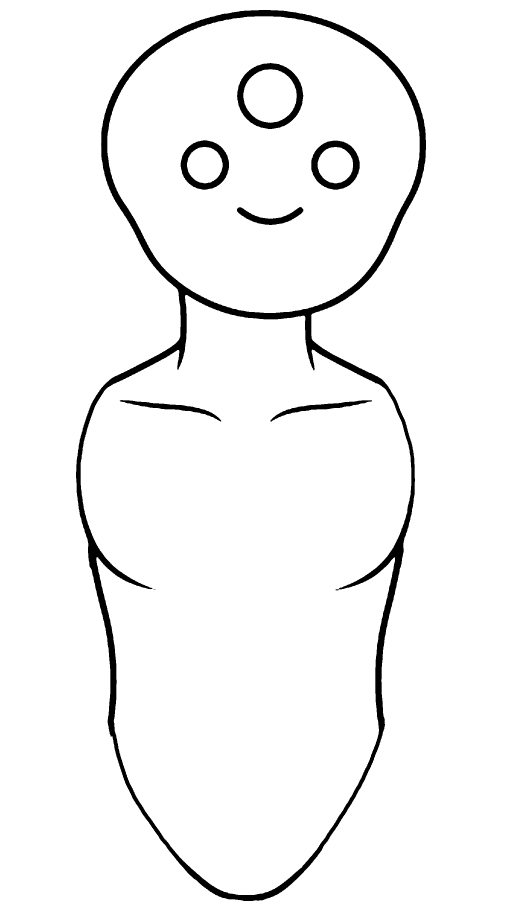
#> input picture groodle/art-src/body/torso.png, 1547 x 2749 px (shown at 1/3 size)
$ python fit_standing.py
#> lines starting #> are read from the running program, lines starting #| are printed output that depends on the picture; after the words box and inside, x2 and y2 are one past the last pixel; in counts of white or black regions, pixels touching at a corner belong together
"""Solve the rig's joint anchors so the STANDING doll matches the original
full-figure drawing as closely as possible.

The parts were drawn separately, so their pin positions were my guess. The
original drawing is ground truth for what he looks like standing, so fit to
it: rasterise both, maximise IoU over the anchor offsets and rest angles.
Left/right stay mirrored so he cannot come out lopsided.
"""
import math, json, os, sys
import numpy as np, cv2
from PIL import Image

REPO = os.path.dirname(os.path.dirname(
    os.path.dirname(os.path.abspath(__file__))))
ART = os.path.join(REPO, 'groodle', 'art-src', 'body')
ORIGINAL = os.path.join(ART, 'original-full-figure.png')
W, H = 400, 600


def solid_of(path):
#> called with path = 'groodle/art-src/body/torso.png'
    a = np.array(Image.open(path).convert('L'))
#> a is the input picture: shape (2749, 1547); 96% white; 8 black regions (1 under 20 px), largest, box (x1, y1, x2, y2) and area: (228, 30, 1278, 2703) 131167, (711, 189, 910, 387) 10500, (934, 422, 1079, 569) 7684
    ink = (a < 120).astype(np.uint8)
    n, lab, st, _ = cv2.connectedComponentsWithStats(ink, 8)
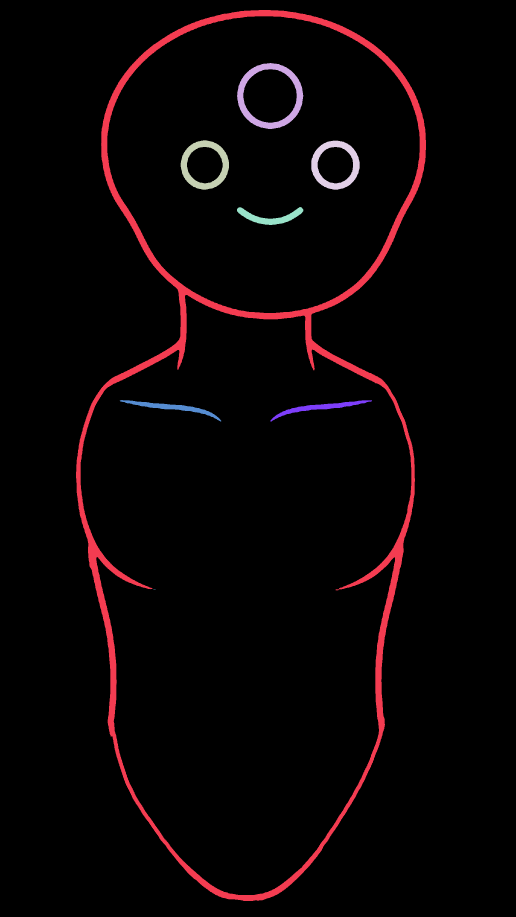
#> lab: shape (2749, 1547) int32 (shown at 1/3 size); 9 distinct labels, from 0 to 8; one colour per label, 0 black
#> n = 9; st = [[0, 0, 1547, 2749, 4084135], [228, 30, 1050, 2673, 131167], [711, 189, 199, 198, 10500], [542, 421, 145, 148, 7634], [934, 422, 145, 147, 7684], [711, 621, 199, 54, 3944], [359, 1200, 305, 65, 3815], [811, 1201, 305, 64, 3817], [460, 1769, 7, 1, 7]]
    main = (lab == 1 + int(np.argmax(st[1:, cv2.CC_STAT_AREA]))).astype(np.uint8)
#> main: shape (2749, 1547); values 0 (black) and 1 (white), 3.1% white; 1 white region, box (x1, y1, x2, y2) and area: (228, 30, 1278, 2703) 131167
    ff = main.copy()
    cv2.floodFill(ff, np.zeros((main.shape[0] + 2, main.shape[1] + 2), np.uint8), (0, 0), 1)
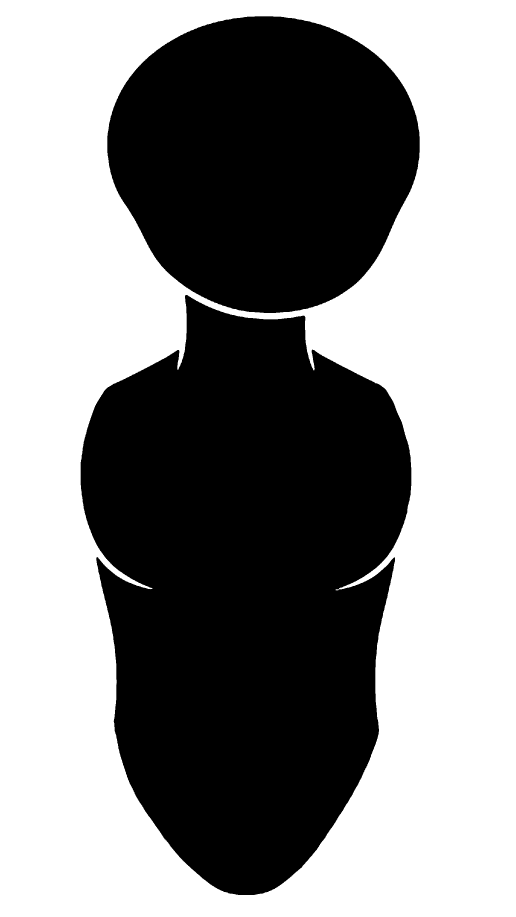
#> ff: shape (2749, 1547) (shown at 1/3 size); values 0 (black) and 1 (white), 54.8% white; 2 black regions, box (x1, y1, x2, y2) and area: (242, 885, 1234, 2685) 1275115, (322, 49, 1259, 939) 645580
    s = ((ff == 0) | (main == 1)).astype(np.uint8)
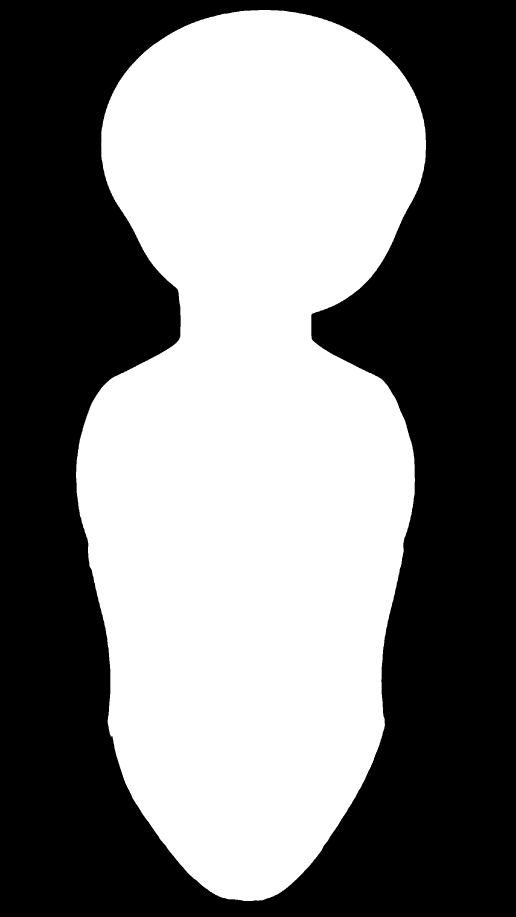
#> s: shape (2749, 1547) (shown at 1/3 size); values 0 (black) and 1 (white), 48.2% white; 1 white region, box (x1, y1, x2, y2) and area: (228, 30, 1278, 2703) 2051862
    return cv2.morphologyEx(s, cv2.MORPH_CLOSE, np.ones((5, 5), np.uint8))
#> returned value: shape (2749, 1547); values 0 (black) and 1 (white), 48.2% white; 1 white region


def rings_of(mask, eps=1.6, min_area=60):
    cs, _ = cv2.findContours(mask, cv2.RETR_EXTERNAL, cv2.CHAIN_APPROX_NONE)
    out = []
    for c in cs:
        if cv2.contourArea(c) < min_area:
            continue
        p = cv2.approxPolyDP(c, eps, True).reshape(-1, 2)
        if len(p) >= 3:
            out.append(p.astype(np.float64))
    return out


def head_width(mask):
    return max((np.nonzero(mask[y])[0].max() - np.nonzero(mask[y])[0].min())
               for y in range(mask.shape[0] // 3) if mask[y].any())


# ---- the three parts, pinned at their own origins (same as trace_rig.py) ----
HEAD_D, ARM_LEN, LEG_LEN = 116.0, 217.0, 210.0
PARTS = {}
for name, f, in (('torso', 'torso.png'), ('arm', 'arm.png'), ('leg', 'leg.png')):
    m = solid_of(os.path.join(ART, f))
    ys, xs = np.nonzero(m)
    x0, x1, y0, y1 = xs.min(), xs.max(), ys.min(), ys.max()
#> x0 = 228; x1 = 1277; y0 = 30; y1 = 2702
    s = HEAD_D / head_width(m) if name == 'torso' else \
        (ARM_LEN if name == 'arm' else LEG_LEN) / (y1 - y0)
#> s = 0.119
    py = y0 + (y1 - y0) * (0.0 if name == 'torso' else 0.055)
#> py = 30
    row = np.nonzero(m[int(round(py))])[0]
#> row = 36 values from 776 to 811
    px = (row.min() + row.max()) / 2
#> px = 793.5
    PARTS[name] = [(r - [px, py]) * s for r in rings_of(m)]
#> in rings_of, `cs, _ = cv2.findContours(mask, cv2.RETR_EXTERNAL, cv2.CHAIN_APPROX_NONE)`: cs = 1 contour; box (x1, y1, x2, y2) and area: (228, 30, 1278, 2703) 2048732
#> the loop in rings_of, `for c in cs:` made 1 pass
#> after the loop in rings_of, `for c in cs:`: out = 1 point arrays, longest 133 points
#> pass 2 of the loop `for name, f, in (('torso', 'torso.png'), ('arm', 'arm.png'), ('leg', '..`:
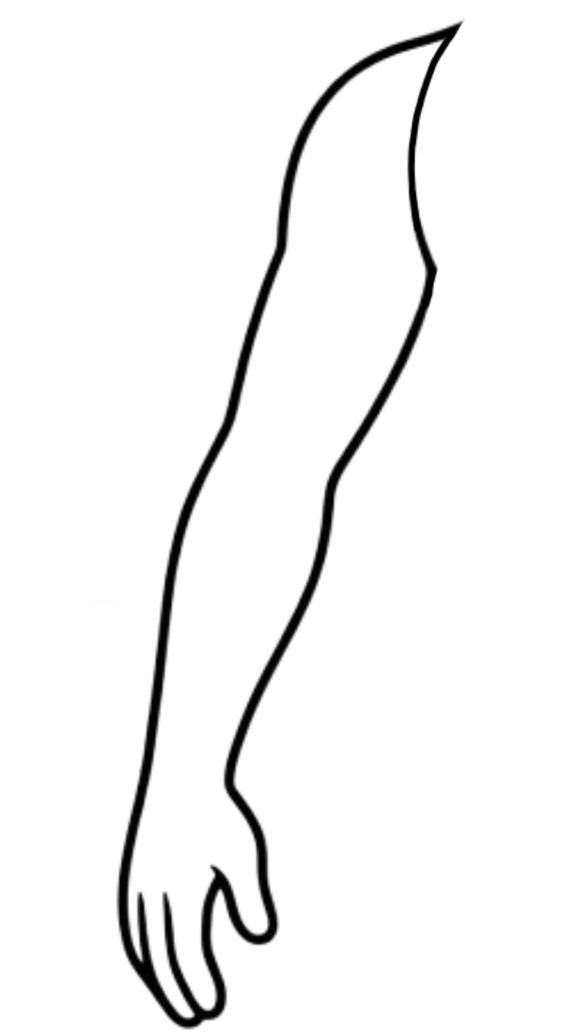
#> input picture groodle/art-src/body/arm.png, 1165 x 2070 px (shown at 1/2 size)
#> in solid_of (call 2), `ink = (a < 120).astype(np.uint8)`:
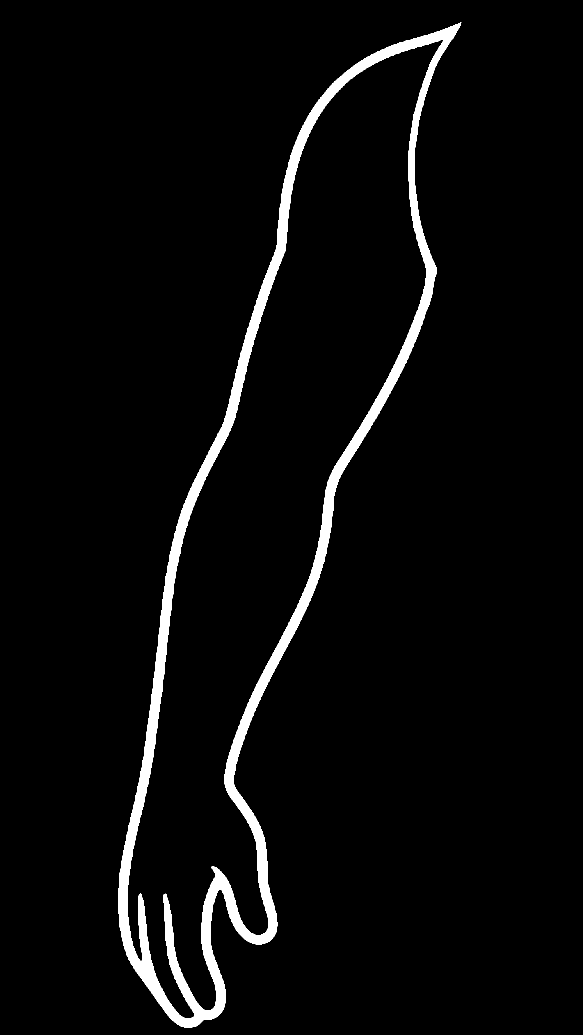
#> ink: shape (2070, 1165) (shown at 1/2 size); values 0 (black) and 1 (white), 3.9% white; 1 white region, box (x1, y1, x2, y2) and area: (236, 45, 923, 2056) 93978
#> n = 2; st = [[0, 0, 1165, 2070, 2317572], [236, 45, 687, 2011, 93978]]
#> in solid_of (call 2), `s = ((ff == 0) | (main == 1)).astype(np.uint8)`:
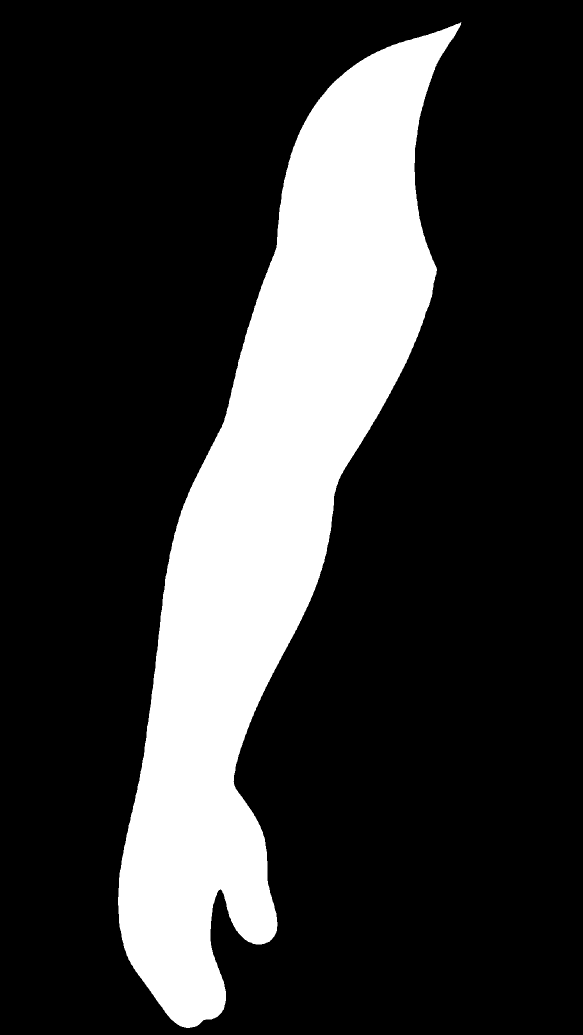
#> s: shape (2070, 1165) (shown at 1/2 size); values 0 (black) and 1 (white), 21.3% white; 1 white region, box (x1, y1, x2, y2) and area: (236, 45, 923, 2056) 513699
#> x0 = 236; x1 = 922; y0 = 45; y1 = 2055
#> `s = HEAD_D / head_width(m) if name == 'torso' else \ (ARM_LEN if name ..`: s = 0.108
#> py = 155.6
#> row = 186 values from 677 to 862
#> px = 769.5
#> cs = 1 contour; box (x1, y1, x2, y2) and area: (236, 45, 923, 2056) 511464
#> the loop in rings_of (call 2), `for c in cs:` made 1 pass

# ---- reference: the original drawing, scaled to the same head size ----
ref = solid_of(ORIGINAL)
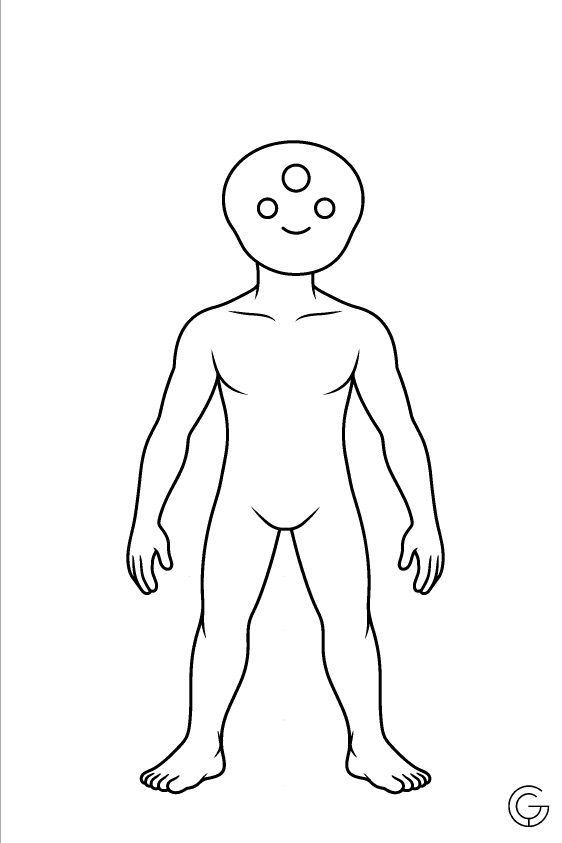
#> input picture groodle/art-src/body/original-full-figure.png, 1686 x 2528 px (shown at 1/3 size)
#> in solid_of, a is the input picture: shape (2528, 1686); 97.3% white; 14 black regions (5 under 20 px), largest, box (x1, y1, x2, y2) and area: (379, 421, 1334, 2383) 103871, (1525, 2356, 1648, 2481) 2800, (0, 0, 1, 2528) 2528
#> in solid_of (call 4), `n, lab, st, _ = cv2.connectedComponentsWithStats(ink, 8)`:
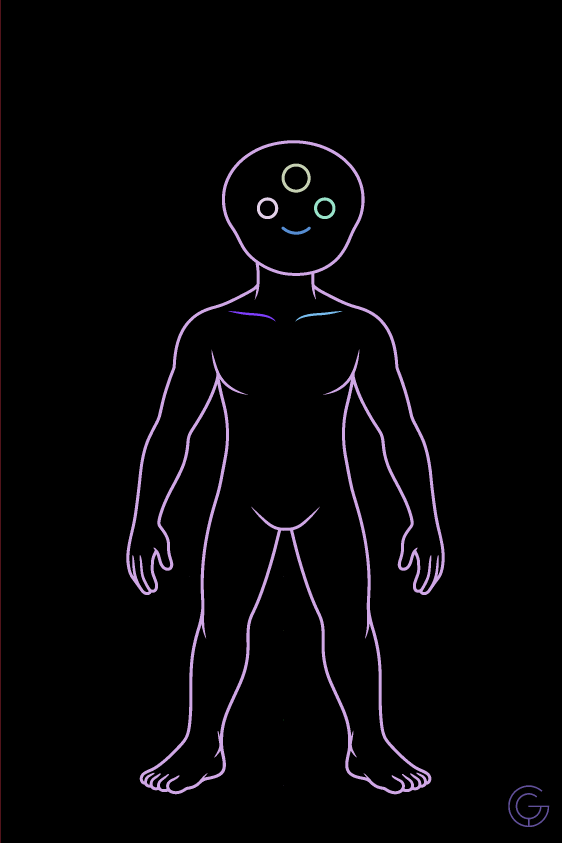
#> lab: shape (2528, 1686) int32 (shown at 1/3 size); 15 distinct labels, from 0 to 14; one colour per label, 0 black
#> in solid_of (call 4), `n, lab, st, _ = cv2.connectedComponentsWithStats(ink, 8)`: n = 15; st = 15 rows, first 6: [1, 0, 1685, 2528, 4145015], [0, 0, 1, 2528, 2528], [379, 421, 955, 1962, 103871], [845, 491, 87, 87, 2245], [771, 592, 64, 65, 1619], [942, 592, 64, 65, 1624]
#> in solid_of (call 4), `s = ((ff == 0) | (main == 1)).astype(np.uint8)`:
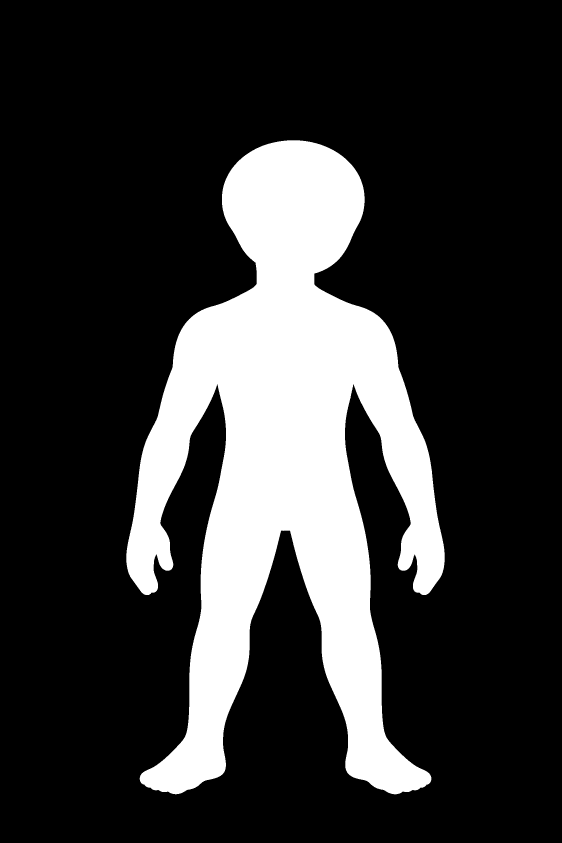
#> s: shape (2528, 1686) (shown at 1/3 size); values 0 (black) and 1 (white), 21.1% white; 1 white region, box (x1, y1, x2, y2) and area: (379, 421, 1334, 2383) 897363
rs = HEAD_D / head_width(ref)
#> rs = 0.272
rys, rxs = np.nonzero(ref)
# align on the head: top of head, and the head's own horizontal center
rtop = rys.min()
#> rtop = 421
hrow = np.nonzero(ref[rtop + int(round(HEAD_D / rs / 2))])[0]
#> hrow = 420 values from 670 to 1089
rcx = (hrow.min() + hrow.max()) / 2
#> rcx = 879.5
REF_RINGS = [(r - [rcx, rtop]) * rs for r in rings_of(ref)]
#> in rings_of (call 4), `cs, _ = cv2.findContours(mask, cv2.RETR_EXTERNAL, cv2.CHAIN_APPROX_NONE)`: cs = 1 contour; box (x1, y1, x2, y2) and area: (379, 421, 1334, 2383) 892892
#> REF_RINGS = 1 point arrays, longest 249 points

BC = -6.75
TX, TY = 200 - BC, 34.0
SRC_OF = {'armL': 'arm', 'armR': 'arm', 'legL': 'leg', 'legR': 'leg'}
MIRROR = {'armR', 'legR'}
SIGN = {'armL': 1, 'armR': -1, 'legL': 1, 'legR': -1}


def raster(rings, K, OX, OY):
    img = np.zeros((H, W), np.uint8)
    polys = [np.round(np.stack([OX + K * r[:, 0], OY + K * r[:, 1]], 1)).astype(np.int32)
             for r in rings]
    cv2.fillPoly(img, polys, 1)
    return img


def assemble(p):
    """(armDXL, armDXR, armDY, legDXL, legDXR, legDY, armRest, legRest,
    armScale, legScale). Left and right are solved SEPARATELY: the torso is
    drawn ~7 units off the body axis, so symmetric pins leave the right leg
    short of it -- a real gap in the union, which the outline then traces as
    a stray dark slash at the right hip."""
    aDXL, aDXR, aDY, lDXL, lDXR, lDY, aR, lR, aS, lS = p
    SC = {'arm': aS, 'leg': lS}
    anchor = {'armL': (BC - aDXL, aDY), 'armR': (BC + aDXR, aDY),
              'legL': (BC - lDXL, lDY), 'legR': (BC + lDXR, lDY)}
    rest = {'armL': aR, 'armR': -aR, 'legL': lR, 'legR': -lR}
    out = []
    for k in ('legL', 'legR', 'armL', 'armR'):
        ax, ay = anchor[k]; ax, ay = TX + ax, TY + ay
        t = math.radians(rest[k]); c, s = math.cos(t), math.sin(t)
        sc = SC[SRC_OF[k]]
        for r in PARTS[SRC_OF[k]]:
            x = (-r[:, 0] if k in MIRROR else r[:, 0]) * sc
            y = r[:, 1] * sc
            out.append(np.stack([ax + x * c - y * s, ay + x * s + y * c], 1))
    for r in PARTS['torso']:
        out.append(np.stack([TX + r[:, 0], TY + r[:, 1]], 1))
#> this loop made 1 pass
#> after the loop, out = 5 point arrays, longest 133 points
    return out, anchor, rest


def score(p):
    rings, _, _ = assemble(p)
#> rings = 5 point arrays, longest 133 points
    # place both in the frame using the SAME head-anchored transform, so the
    # comparison is about limb placement and not about overall fit
    K = 0.8717
    OX, OY = 200 - K * TX, 147.7 - K * TY
    a = raster(rings, K, OX, OY)
#> in raster, `polys = [np.round(np.stack([OX + K * r[:, 0], OY + K * r[:, 1]], 1)).a..`: polys = 5 items
    b = raster(REF_RINGS, K, 200 - K * 0, 147.7 - K * 0)
    inter = np.logical_and(a, b).sum()
#> inter = 49328
    union = np.logical_or(a, b).sum()
#> union = 50519
    return inter / union if union else 0.0


start = np.array([63.9, 63.9, 143.0, 47.9, 47.9, 270.9, 0.8, 0.2, 1.105, 1.319])
print("start IoU: %.4f  %s" % (score(start), start))

# coordinate descent -- small parameter space, no optimiser dependency
best, bs = start.copy(), score(start)
#> the loop in assemble (call 2), `for r in PARTS['torso']:` made 1 pass
#> best = [63.9, 63.9, 143, 47.9, 47.9, 270.9, 0.8, 0.2, 1.1, 1.32]; bs = 0.976
steps = np.array([4.0, 4.0, 5.0, 4.0, 4.0, 6.0, 2.0, 2.0, 0.04, 0.04])
#> steps = [4, 4, 5, 4, 4, 6, 2, 2, 0.04, 0.04]
for it in range(60):
    improved = False
    for i in range(len(best)):
        for d in (+steps[i], -steps[i]):
            cand = best.copy(); cand[i] += d
            s = score(cand)
            if s > bs + 1e-6:
                best, bs, improved = cand, s, True
    if not improved:
        steps *= 0.5
        if steps.max() < 0.25:
            break
#> this loop made 7 passes
#> pass 1, in score (call 6), `a = raster(rings, K, OX, OY)`:
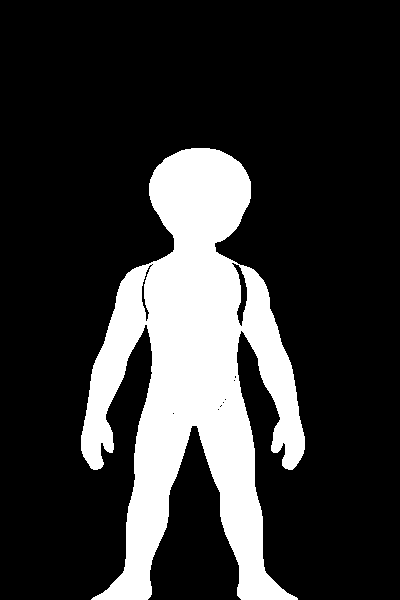
#> a: shape (600, 400); values 0 (black) and 1 (white), 20.5% white; 1 white region, box (x1, y1, x2, y2) and area: (81, 148, 305, 600) 49213
print("fitted IoU: %.4f" % bs)
#| fitted IoU: 0.9788
print("armDXL=%.1f armDXR=%.1f armDY=%.1f legDXL=%.1f legDXR=%.1f legDY=%.1f "
      "armRest=%.1f legRest=%.1f armScale=%.3f legScale=%.3f" % tuple(best))
#| armDXL=63.9 armDXR=64.4 armDY=143.0 legDXL=47.9 legDXR=48.9 legDY=270.9 armRest=0.8 legRest=0.2 armScale=1.105 legScale=1.319
json.dump(dict(zip(['armDXL','armDXR','armDY','legDXL','legDXR','legDY',
                    'armRest','legRest','armScale','legScale'], best.tolist()), iou=bs),
          open(os.path.join(os.path.dirname(os.path.abspath(__file__)), 'fit.json'), 'w'))
